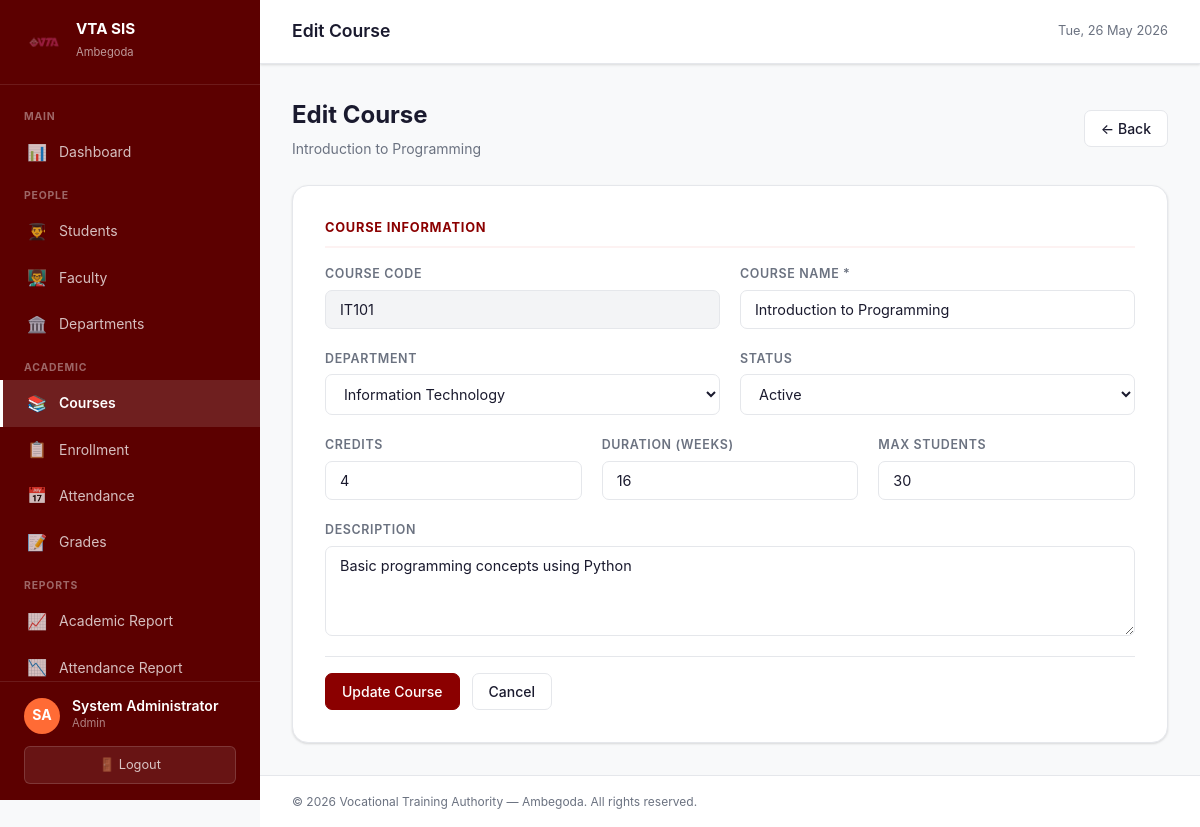
Screenshot of /modules/courses/edit.php?id=1 (signed in) with the database file from the repository.
### tables this page shows
CREATE TABLE IF NOT EXISTS courses (
    id             INT AUTO_INCREMENT PRIMARY KEY,
    course_code    VARCHAR(50)  NOT NULL UNIQUE,
    name           VARCHAR(200) NOT NULL,
    description    TEXT,
    department_id  INT,
    credits        INT,
    duration_weeks INT,
    max_students   INT,
    status         ENUM('active','inactive') NOT NULL DEFAULT 'active',
    created_at     TIMESTAMP NOT NULL DEFAULT CURRENT_TIMESTAMP,
    FOREIGN KEY (department_id) REFERENCES departments(id) ON DELETE SET NULL,
    INDEX idx_course_code (course_code),
    INDEX idx_status (status)
);

CREATE TABLE IF NOT EXISTS departments (
    id          INT AUTO_INCREMENT PRIMARY KEY,
    name        VARCHAR(150) NOT NULL,
    code        VARCHAR(20),
    description TEXT,
    created_at  TIMESTAMP NOT NULL DEFAULT CURRENT_TIMESTAMP
);

### includes/functions.php (called while the page is built, shortened)
<?php
function h(mixed $val): string {
    return htmlspecialchars((string)$val, ENT_QUOTES, 'UTF-8');
}

### modules/courses/edit.php (the view, shortened to what this page needs)
<?php
require_once '../../config/db.php';
$id = (int)get('id');
$cStmt = $pdo->prepare('SELECT * FROM courses WHERE id=?'); $cStmt->execute([$id]);
$course = $cStmt->fetch();
$departments = $pdo->query('SELECT id, name FROM departments ORDER BY name')->fetchAll();
$errors = [];
if (isPost()) {
    $data = ['name'=>post('name'),'description'=>post('description'),'department_id'=>post('department_id'),
        'credits'=>post('credits'),'duration_weeks'=>post('duration_weeks'),'max_students'=>post('max_students'),'status'=>post('status')];
    if (!$data['name']) $errors[] = 'Course name is required.';
    if (!$errors) {
        $pdo->prepare('UPDATE courses SET name=?,description=?,department_id=?,credits=?,duration_weeks=?,max_students=?,status=? WHERE id=?')
            ->execute([$data['name'],$data['description'],$data['department_id']?:null,
                $data['credits']?:null,$data['duration_weeks']?:null,$data['max_students']?:null,$data['status'],$id]);
        flash('Course updated.','success');
        redirect(BASE_URL . 'modules/courses/index.php');
    }
} else {
    $data = $course;
}
require_once '../../includes/header.php';
?>
<div class="page-header">
  <div><h1>Edit Course</h1><p><?= h($course['name']) ?></p></div>
  <a href="index.php" class="btn btn-secondary">← Back</a>
</div>
<form method="POST" class="form-card">
  <div class="form-section-title">Course Information</div>
  <div class="form-row">
    <div class="form-group">
      <label>Course Code</label>
      <input type="text" value="<?= h($course['course_code']) ?>" disabled style="background:#f3f4f6;">
    </div>
    <div class="form-group">
      <label>Course Name *</label>
      <input type="text" name="name" value="<?= h($data['name']) ?>" required>
    </div>
  </div>
  <div class="form-row">
    <div class="form-group">
      <label>Department</label>
      <select name="department_id">
        <?php foreach ($departments as $d): ?>
        <option value="<?= $d['id'] ?>" <?= ($data['department_id']??'')==$d['id']?'selected':'' ?>><?= h($d['name']) ?></option>
        <?php endforeach; ?>
      </select>
    </div>
    <div class="form-group">
      <label>Status</label>
      <select name="status">
        <option value="active" <?= ($data['status']??'')==='active'?'selected':'' ?>>Active</option>
      </select>
    </div>
  </div>
  <div class="form-row">
    <div class="form-group">
      <label>Credits</label>
      <input type="number" name="credits" value="<?= h($data['credits']??'') ?>" min="1" max="20">
    </div>
    <div class="form-group">
      <label>Duration (weeks)</label>
      <input type="number" name="duration_weeks" value="<?= h($data['duration_weeks']??'') ?>" min="1">
    </div>
    <div class="form-group">
      <label>Max Students</label>
      <input type="number" name="max_students" value="<?= h($data['max_students']??'') ?>" min="1">
    </div>
  </div>
  <div class="form-group">
    <label>Description</label>
    <textarea name="description"><?= h($data['description']??'') ?></textarea>
  </div>
  <div class="form-actions">
    <button type="submit" class="btn btn-primary">Update Course</button>
    <a href="index.php" class="btn btn-secondary">Cancel</a>
  </div>
</form>
<?php require_once '../../includes/footer.php'; ?>

### assets/css/style.css (style rules this page uses)
:root { --primary: #8B0000; --primary-light: #b71c1c; --primary-dark: #5c0000; --primary-bg: #fdf2f2; --accent: #ff6b35; --success: #2e7d32; --success-bg: #e8f5e9; --warning: #f57f17; --warning-bg: #fffde7; --danger: #c62828; --danger-bg: #ffebee; --info: #0277bd; --info-bg: #e1f5fe; --text: #1a1a2e; --text-muted: #6b7280; --border: #e5e7eb; --bg: #f8f9fa; --white: #ffffff; --sidebar-w: 260px; --navbar-h: 64px; --radius: 10px; --radius-lg: 16px; --shadow: 0 1px 3px rgba(0,0,0,.08), 0 1px 2px rgba(0,0,0,.06); --shadow-md: 0 4px 6px rgba(0,0,0,.07), 0 2px 4px rgba(0,0,0,.06); --shadow-lg: 0 10px 15px rgba(0,0,0,.1), 0 4px 6px rgba(0,0,0,.05); --transition: all .2s ease; }
*, *::before, *::after { box-sizing: border-box; margin: 0; padding: 0; }
html { font-size: 16px; scroll-behavior: smooth; }
body { font-family: -apple-system, BlinkMacSystemFont, 'Segoe UI', Roboto, sans-serif; background: var(--bg); color: var(--text); line-height: 1.6; min-height: 100vh; }
.page-header { display: flex; align-items: center; justify-content: space-between; margin-bottom: 1.5rem; }
.page-header h1 { font-size: 1.5rem; font-weight: 700; }
.page-header p { color: var(--text-muted); font-size: .875rem; margin-top: .25rem; }
.btn { display: inline-flex; align-items: center; gap: .4rem; padding: .5rem 1rem; border-radius: 7px; font-size: .875rem; font-weight: 500; cursor: pointer; text-decoration: none; border: 1px solid transparent; transition: var(--transition); line-height: 1.4; white-space: nowrap; font-family: inherit; }
.btn-primary { background: var(--primary); color: var(--white); border-color: var(--primary); }
.btn-secondary { background: var(--white); color: var(--text); border-color: var(--border); }
.form-card { background: var(--white); border-radius: var(--radius-lg); padding: 2rem; box-shadow: var(--shadow); border: 1px solid var(--border); max-width: 900px; }
.form-row { display: grid; grid-template-columns: repeat(auto-fit, minmax(220px, 1fr)); gap: 1.25rem; margin-bottom: 0; }
.form-group { display: flex; flex-direction: column; gap: .35rem; margin-bottom: 1.25rem; }
.form-group label { font-size: .78rem; font-weight: 600; color: var(--text-muted); text-transform: uppercase; letter-spacing: .05em; }
.form-group input, .form-group select, .form-group textarea { padding: .625rem .875rem; border: 1.5px solid var(--border); border-radius: 7px; font-size: .9rem; color: var(--text); background: var(--white); transition: var(--transition); font-family: inherit; width: 100%; }
.form-group textarea { resize: vertical; min-height: 90px; }
.form-actions { display: flex; gap: .75rem; padding-top: 1rem; border-top: 1px solid var(--border); margin-top: .5rem; }
.form-section-title { font-size: .8rem; font-weight: 700; color: var(--primary); text-transform: uppercase; letter-spacing: .06em; padding-bottom: .5rem; border-bottom: 2px solid var(--primary-bg); margin-bottom: 1rem; }

### rows the page displays
courses: name "Introduction to Programming", course_code "IT101", department_id "Information Technology", status "Active", credits "4", duration_weeks "16", max_students "30", description "Basic programming concepts using Python"

### other values shown
$initials ?: '?' "SA"
$uname "System Administrator"
$role "Admin"
$pageTitle "Edit Course"
